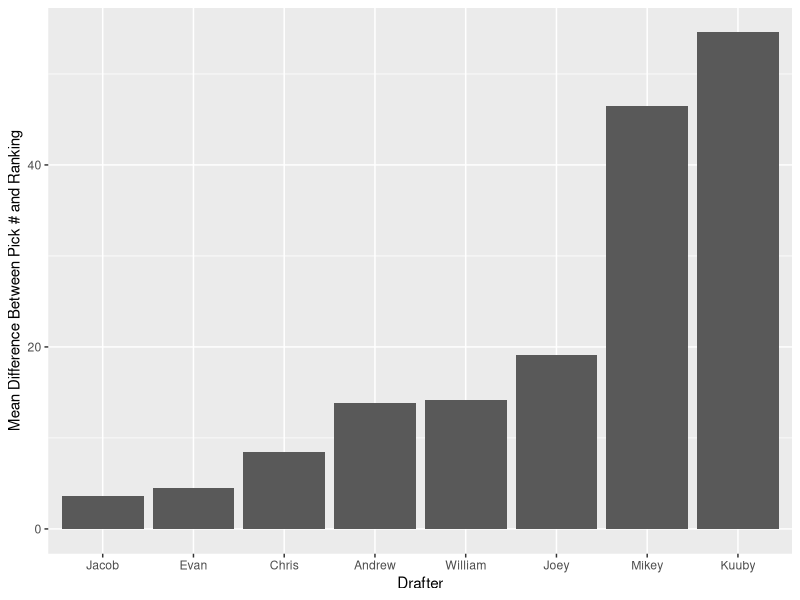
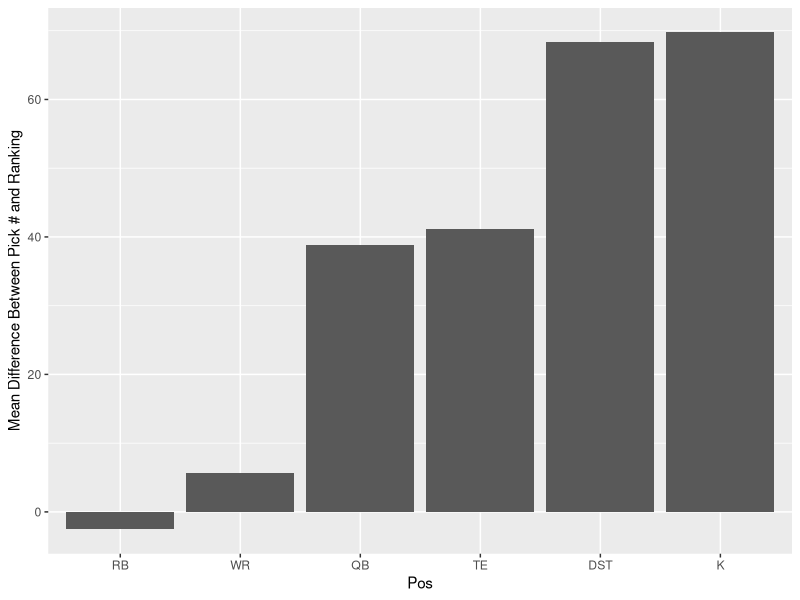
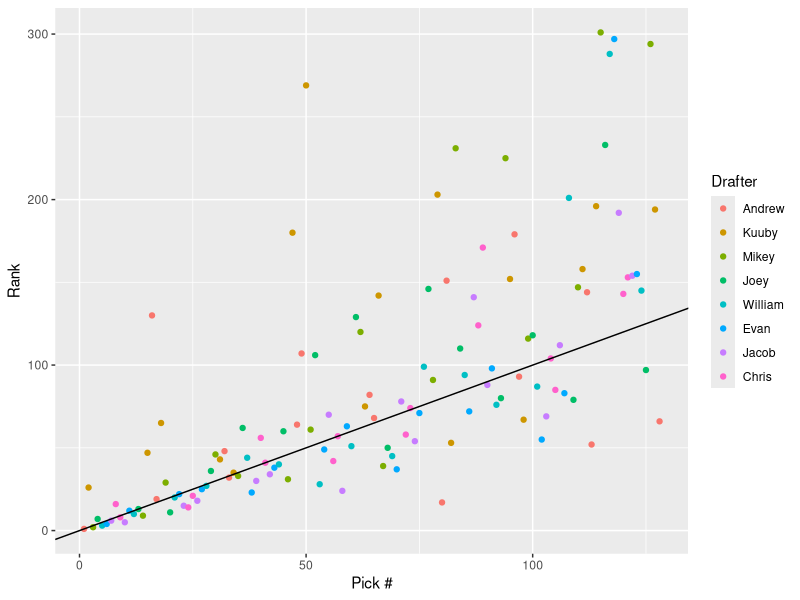
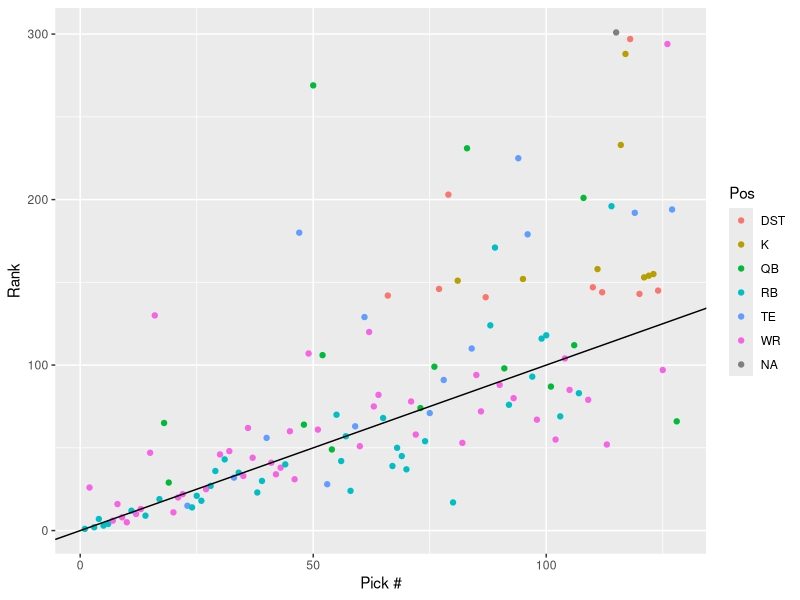
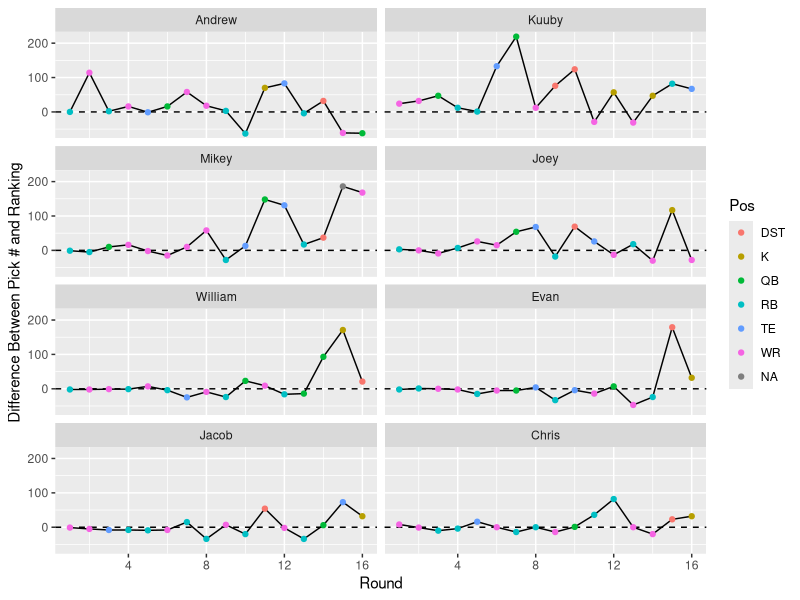

Here is the R script that generated these plots, in order:
## ---- chunk 1
knitr::opts_chunk$set(fig.width=12, fig.height=8, fig.path='Figs/',
                      echo=FALSE, warning=FALSE, message=FALSE)
options(width=100)
## ---- chunk 2
knitr::opts_chunk$set(echo = TRUE)
## ---- chunk 3
draftData <- read.csv("./data/Draft2019.csv", stringsAsFactors = F)
print.data.frame(head(draftData), row.names=FALSE)
## ---- chunk 4
library("reshape2")
library("plyr")

# Add a "ROUND" Column
draftData$ROUND = 1:16

# Melt the data
draftData <- melt(draftData, id.vars = "ROUND")

# Drop the row names
rownames(draftData) <- NULL

# Order by round (this is a stable sort)
draftData <- draftData[order(draftData$ROUND), ]

# Rename some columns
draftData <- rename(draftData, c("variable" = "Drafter", "value" = "Player", "ROUND" = "Round"))

print.data.frame(head(draftData, n=10), row.names=FALSE)
## ---- chunk 5
# Creates the sequence: 1,2,3,4,5,6,7,8,16,15,14,13,12,11,10,9,17,18,19,20....
snakeFunction <- function(n, rowLen=8)
{
  lapply(1:n, function(i){
    groupIndicator <- ceiling(i / rowLen)
    # Increasing group
    if (groupIndicator %% 2 == 1)
    {
      i
    }
    # Decreasing group
    else
    {
      rowLen*groupIndicator - ((i - 1) %% rowLen)
    }
  })
}

# Create the list for out draft (8 drafters, 16 rounds)
pickOrdering <- snakeFunction(8*16)

unlist(pickOrdering)
## ---- chunk 6
# Add the pick numbers to the draft data
draftData$PickNumber <- pickOrdering
draftData <- as.data.frame(lapply(draftData, unlist))

# Order the draft data by pick number
draftData <- draftData[order(draftData$PickNumber),]

print.data.frame(head(draftData, n=10), row.names=FALSE)
## ---- chunk 7
rankings <- read.csv("./data/EspnPprRankings2019.csv", stringsAsFactors = F)

# Read player as string, not factor
rankings$Player <- as.character(rankings$Player)

# Add "Rank" column sequentially
rankings$Rank <- 1:nrow(rankings)

print.data.frame(head(rankings, n=10), row.names=FALSE)
## ---- chunk 8
library("plyr")

# Join rankings data with draft data 
joinedData <- join(draftData, rankings, by="Player")

# Some players will not have a  ranking, give these players a worst ranking + 1
joinedData$Rank[is.na(joinedData$Rank)] <- nrow(rankings) + 1

print.data.frame(head(joinedData, n=10), row.names=FALSE)
## ---- chunk 9
joinedData$RankDiff <- joinedData$Rank - joinedData$PickNumber

print.data.frame(head(joinedData, n=10), row.names=FALSE)
## ---- chunk 10
avgDiffs <- aggregate(RankDiff ~ Drafter, joinedData, FUN=mean)

# Order factor by worst draft to best
avgDiffs <- within(avgDiffs, Drafter <- factor(Drafter, levels=avgDiffs[order(avgDiffs$RankDiff), "Drafter"]))

# Order dataframe by worst draft to best
avgDiffs <- avgDiffs[order(avgDiffs$RankDiff, decreasing = FALSE),]

print.data.frame(avgDiffs, row.names=FALSE)
## ---- chunk 11
library(ggplot2)
ggplot(avgDiffs, aes(x=Drafter, y=RankDiff)) + geom_bar(stat = "identity") + ylab("Mean Difference Between Pick # and Ranking")
## ---- chunk 12
noKorDst <- joinedData[!(joinedData$Pos %in% list("DST", "K")), ]

avgDiffs2 <- aggregate(RankDiff ~ Drafter, noKorDst, FUN=mean)

# Order factor by worst draft to best
avgDiffs2 <- within(avgDiffs2, Drafter <- factor(Drafter, levels=avgDiffs[order(avgDiffs$RankDiff), "Drafter"]))

# Order dataframe by worst draft to best
avgDiffs2 <- avgDiffs2[order(avgDiffs2$RankDiff, decreasing = FALSE),]

print.data.frame(avgDiffs2, row.names=FALSE)
## ---- chunk 13
posDiffs <- aggregate(RankDiff ~ Pos, joinedData, FUN=mean)

posDiffs <- within(posDiffs, Pos <- factor(Pos, levels=posDiffs[order(posDiffs$RankDiff), "Pos"]))

# Order dataframe by worst draft to best
posDiffs <- posDiffs[order(posDiffs$RankDiff, decreasing = FALSE),]

print.data.frame(posDiffs, row.names=FALSE)

ggplot(posDiffs, aes(x=Pos, y=RankDiff)) + geom_bar(stat = "identity") + ylab("Mean Difference Between Pick # and Ranking")
## ---- chunk 14
# Scatter colored by drafter 
ggplot(joinedData, aes(x=PickNumber,y=Rank)) + geom_point(aes(color=Drafter)) + geom_abline() + xlab("Pick #")
## ---- chunk 15
# Scatter colored by position 
ggplot(joinedData, aes(x=PickNumber,y=Rank)) + geom_point(aes(color=Pos)) + geom_abline() + xlab("Pick #")
## ---- chunk 16
# Scatter colored by position, faceted by drafer
ggplot(joinedData, aes(x=Round, y=RankDiff)) + geom_line() + facet_wrap(~Drafter, ncol=2) + geom_hline(yintercept = 0, linetype=2) + geom_point(aes(color=Pos)) + ylab("Difference Between Pick # and Ranking")
